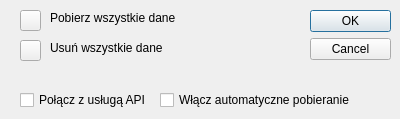
<?xml version="1.0" encoding="UTF-8"?>
<ui version="4.0">
 <class>Dialog</class>
 <widget class="QDialog" name="Dialog">
  <property name="geometry">
   <rect>
    <x>0</x>
    <y>0</y>
    <width>400</width>
    <height>119</height>
   </rect>
  </property>
  <property name="windowTitle">
   <string>Dialog</string>
  </property>
  <widget class="QDialogButtonBox" name="cancelButton">
   <property name="geometry">
    <rect>
     <x>310</x>
     <y>10</y>
     <width>81</width>
     <height>241</height>
    </rect>
   </property>
   <property name="orientation">
    <enum>Qt::Orientation::Vertical</enum>
   </property>
   <property name="standardButtons">
    <set>QDialogButtonBox::StandardButton::Cancel|QDialogButtonBox::StandardButton::Ok</set>
   </property>
  </widget>
  <widget class="QCheckBox" name="checkBox">
   <property name="geometry">
    <rect>
     <x>160</x>
     <y>90</y>
     <width>201</width>
     <height>20</height>
    </rect>
   </property>
   <property name="text">
    <string>Włącz automatyczne pobieranie</string>
   </property>
  </widget>
  <widget class="QCheckBox" name="checkBox_2">
   <property name="geometry">
    <rect>
     <x>20</x>
     <y>90</y>
     <width>231</width>
     <height>20</height>
    </rect>
   </property>
   <property name="text">
    <string>Połącz z usługą API</string>
   </property>
  </widget>
  <widget class="QPushButton" name="downloadButton">
   <property name="geometry">
    <rect>
     <x>20</x>
     <y>10</y>
     <width>21</width>
     <height>21</height>
    </rect>
   </property>
   <property name="text">
    <string/>
   </property>
  </widget>
  <widget class="QLabel" name="label">
   <property name="geometry">
    <rect>
     <x>50</x>
     <y>10</y>
     <width>131</width>
     <height>16</height>
    </rect>
   </property>
   <property name="text">
    <string>Pobierz wszystkie dane</string>
   </property>
  </widget>
  <widget class="QPushButton" name="deleteButton">
   <property name="geometry">
    <rect>
     <x>20</x>
     <y>40</y>
     <width>21</width>
     <height>21</height>
    </rect>
   </property>
   <property name="text">
    <string/>
   </property>
  </widget>
  <widget class="QLabel" name="label_2">
   <property name="geometry">
    <rect>
     <x>50</x>
     <y>40</y>
     <width>131</width>
     <height>16</height>
    </rect>
   </property>
   <property name="text">
    <string>Usuń wszystkie dane</string>
   </property>
  </widget>
 </widget>
 <resources/>
 <connections>
  <connection>
   <sender>cancelButton</sender>
   <signal>accepted()</signal>
   <receiver>Dialog</receiver>
   <slot>accept()</slot>
   <hints>
    <hint type="sourcelabel">
     <x>248</x>
     <y>254</y>
    </hint>
    <hint type="destinationlabel">
     <x>157</x>
     <y>274</y>
    </hint>
   </hints>
  </connection>
  <connection>
   <sender>cancelButton</sender>
   <signal>rejected()</signal>
   <receiver>Dialog</receiver>
   <slot>reject()</slot>
   <hints>
    <hint type="sourcelabel">
     <x>316</x>
     <y>260</y>
    </hint>
    <hint type="destinationlabel">
     <x>286</x>
     <y>274</y>
    </hint>
   </hints>
  </connection>
 </connections>
</ui>
